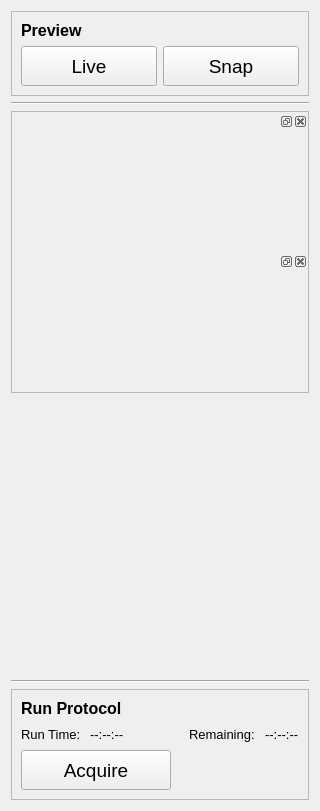
<?xml version="1.0" encoding="UTF-8"?>
<ui version="4.0">
 <class>acquisition_control</class>
 <widget class="QWidget" name="acquisition_control">
  <property name="geometry">
   <rect>
    <x>0</x>
    <y>0</y>
    <width>320</width>
    <height>811</height>
   </rect>
  </property>
  <property name="sizePolicy">
   <sizepolicy hsizetype="Fixed" vsizetype="Preferred">
    <horstretch>0</horstretch>
    <verstretch>0</verstretch>
   </sizepolicy>
  </property>
  <property name="windowTitle">
   <string>Form</string>
  </property>
  <layout class="QVBoxLayout" name="verticalLayout">
   <item>
    <widget class="QFrame" name="preview_frame">
     <property name="frameShape">
      <enum>QFrame::StyledPanel</enum>
     </property>
     <property name="frameShadow">
      <enum>QFrame::Raised</enum>
     </property>
     <layout class="QVBoxLayout" name="verticalLayout_2">
      <item>
       <widget class="QLabel" name="label">
        <property name="font">
         <font>
          <pointsize>12</pointsize>
          <weight>75</weight>
          <bold>true</bold>
         </font>
        </property>
        <property name="text">
         <string>Preview</string>
        </property>
       </widget>
      </item>
      <item>
       <layout class="QHBoxLayout" name="horizontalLayout_2">
        <item>
         <widget class="QPushButton" name="live">
          <property name="minimumSize">
           <size>
            <width>0</width>
            <height>40</height>
           </size>
          </property>
          <property name="font">
           <font>
            <pointsize>14</pointsize>
           </font>
          </property>
          <property name="text">
           <string>Live</string>
          </property>
         </widget>
        </item>
        <item>
         <widget class="QPushButton" name="snap">
          <property name="minimumSize">
           <size>
            <width>0</width>
            <height>40</height>
           </size>
          </property>
          <property name="font">
           <font>
            <pointsize>14</pointsize>
           </font>
          </property>
          <property name="text">
           <string>Snap</string>
          </property>
         </widget>
        </item>
       </layout>
      </item>
     </layout>
    </widget>
   </item>
   <item>
    <widget class="Line" name="separator_1">
     <property name="orientation">
      <enum>Qt::Horizontal</enum>
     </property>
    </widget>
   </item>
   <item>
    <widget class="QFrame" name="dynamic_controls">
     <property name="frameShape">
      <enum>QFrame::StyledPanel</enum>
     </property>
     <property name="frameShadow">
      <enum>QFrame::Raised</enum>
     </property>
     <layout class="QVBoxLayout" name="verticalLayout_3">
      <property name="spacing">
       <number>0</number>
      </property>
      <property name="leftMargin">
       <number>0</number>
      </property>
      <property name="topMargin">
       <number>0</number>
      </property>
      <property name="rightMargin">
       <number>0</number>
      </property>
      <property name="bottomMargin">
       <number>0</number>
      </property>
      <item>
       <widget class="QDockWidget" name="dockWidget">
        <widget class="QWidget" name="dockWidgetContents"/>
       </widget>
      </item>
      <item>
       <widget class="QDockWidget" name="dockWidget_2">
        <widget class="QWidget" name="dockWidgetContents_2"/>
       </widget>
      </item>
     </layout>
    </widget>
   </item>
   <item>
    <spacer name="verticalSpacer">
     <property name="orientation">
      <enum>Qt::Vertical</enum>
     </property>
     <property name="sizeHint" stdset="0">
      <size>
       <width>20</width>
       <height>40</height>
      </size>
     </property>
    </spacer>
   </item>
   <item>
    <widget class="Line" name="separator_2">
     <property name="orientation">
      <enum>Qt::Horizontal</enum>
     </property>
    </widget>
   </item>
   <item>
    <widget class="QFrame" name="run_protocol_frame">
     <property name="frameShape">
      <enum>QFrame::StyledPanel</enum>
     </property>
     <property name="frameShadow">
      <enum>QFrame::Raised</enum>
     </property>
     <layout class="QVBoxLayout" name="verticalLayout_4">
      <item>
       <widget class="QLabel" name="run_protocol_label">
        <property name="font">
         <font>
          <pointsize>12</pointsize>
          <weight>75</weight>
          <bold>true</bold>
         </font>
        </property>
        <property name="text">
         <string>Run Protocol</string>
        </property>
       </widget>
      </item>
      <item>
       <layout class="QVBoxLayout" name="verticalLayout_5">
        <item>
         <layout class="QHBoxLayout" name="horizontalLayout_3">
          <item>
           <widget class="QLabel" name="run_time_label">
            <property name="font">
             <font>
              <pointsize>10</pointsize>
             </font>
            </property>
            <property name="text">
             <string>Run Time: </string>
            </property>
           </widget>
          </item>
          <item>
           <widget class="QLabel" name="run_time">
            <property name="font">
             <font>
              <pointsize>10</pointsize>
             </font>
            </property>
            <property name="text">
             <string>--:--:--</string>
            </property>
           </widget>
          </item>
          <item>
           <spacer name="horizontalSpacer">
            <property name="orientation">
             <enum>Qt::Horizontal</enum>
            </property>
            <property name="sizeHint" stdset="0">
             <size>
              <width>40</width>
              <height>20</height>
             </size>
            </property>
           </spacer>
          </item>
          <item>
           <widget class="QLabel" name="ramaining_label">
            <property name="font">
             <font>
              <pointsize>10</pointsize>
             </font>
            </property>
            <property name="text">
             <string>Remaining: </string>
            </property>
           </widget>
          </item>
          <item>
           <widget class="QLabel" name="ramaining">
            <property name="font">
             <font>
              <pointsize>10</pointsize>
             </font>
            </property>
            <property name="text">
             <string>--:--:--</string>
            </property>
           </widget>
          </item>
         </layout>
        </item>
       </layout>
      </item>
      <item>
       <layout class="QHBoxLayout" name="horizontalLayout_4">
        <item>
         <widget class="QPushButton" name="acquire">
          <property name="sizePolicy">
           <sizepolicy hsizetype="Fixed" vsizetype="Fixed">
            <horstretch>0</horstretch>
            <verstretch>0</verstretch>
           </sizepolicy>
          </property>
          <property name="minimumSize">
           <size>
            <width>150</width>
            <height>40</height>
           </size>
          </property>
          <property name="font">
           <font>
            <pointsize>14</pointsize>
           </font>
          </property>
          <property name="text">
           <string>Acquire</string>
          </property>
         </widget>
        </item>
        <item>
         <spacer name="horizontalSpacer_2">
          <property name="orientation">
           <enum>Qt::Horizontal</enum>
          </property>
          <property name="sizeHint" stdset="0">
           <size>
            <width>40</width>
            <height>20</height>
           </size>
          </property>
         </spacer>
        </item>
        <item>
         <widget class="QPushButton" name="pause">
          <property name="text">
           <string/>
          </property>
          <property name="icon">
           <iconset resource="resources/resources.qrc">
            <normaloff>:/acquisition_control/pause</normaloff>:/acquisition_control/pause</iconset>
          </property>
          <property name="iconSize">
           <size>
            <width>24</width>
            <height>24</height>
           </size>
          </property>
          <property name="flat">
           <bool>true</bool>
          </property>
         </widget>
        </item>
        <item>
         <widget class="QPushButton" name="stop">
          <property name="text">
           <string/>
          </property>
          <property name="icon">
           <iconset resource="resources/resources.qrc">
            <normaloff>:/acquisition_control/stop</normaloff>:/acquisition_control/stop</iconset>
          </property>
          <property name="iconSize">
           <size>
            <width>24</width>
            <height>24</height>
           </size>
          </property>
          <property name="flat">
           <bool>true</bool>
          </property>
         </widget>
        </item>
       </layout>
      </item>
     </layout>
    </widget>
   </item>
  </layout>
 </widget>
 <tabstops>
  <tabstop>live</tabstop>
  <tabstop>snap</tabstop>
  <tabstop>acquire</tabstop>
  <tabstop>pause</tabstop>
  <tabstop>stop</tabstop>
 </tabstops>
 <resources>
  <include location="resources/resources.qrc"/>
 </resources>
 <connections/>
</ui>
